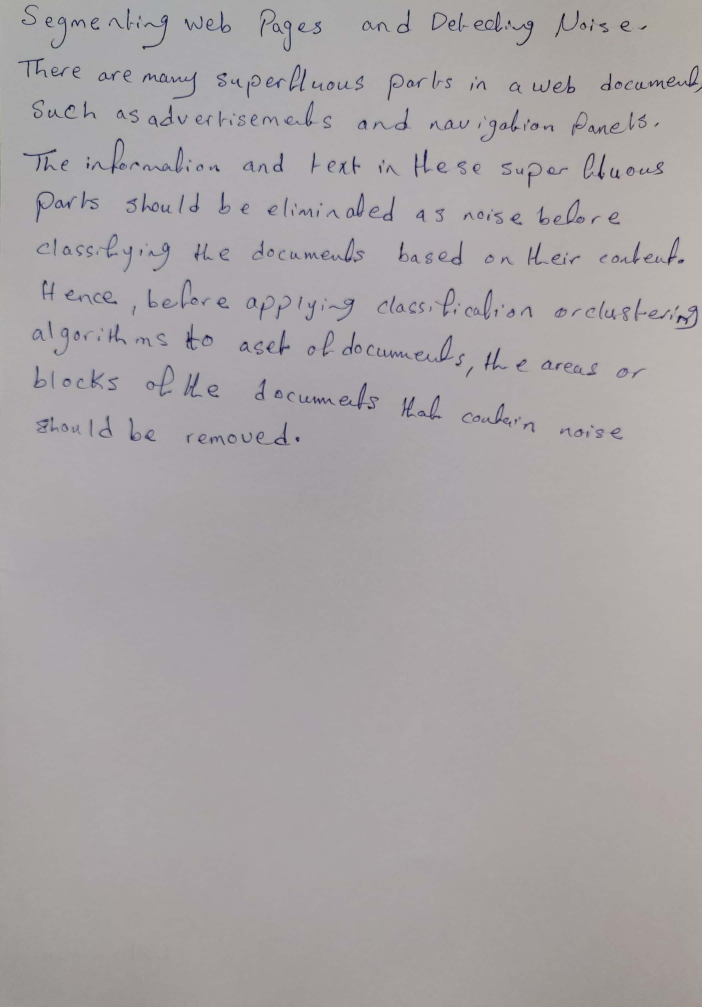
#> input picture testData/Females/F126.jpg, 2104 x 3020 px, given as the content of the folder D:/third year/2st term/NN/project/dataSet/test/, which was not available (shown at 1/3 size)
$ jupyter execute --allow-errors handwritten.ipynb
#> lines starting #> are read from the running program, lines starting #| are printed output that depends on the picture; after the words box and inside, x2 and y2 are one past the last pixel; in counts of white or black regions, pixels touching at a corner belong together; pictures that were not available may be replaced by others from this repository, and a replacement may not be noted
#> further down, image is the input picture: shape (3020, 2104, 3); mean B, G, R 165.4, 164.1, 168.6
### LocalBinaryPattern.py
# import the necessary packages
from skimage import feature
import numpy as np
class LocalBinaryPatterns:
	def __init__(self, numPoints, radius):
		# store the number of points and radius
		self.numPoints = numPoints
		self.radius = radius
	# [14 lines left out: function describe, not called in this run]

### handwritten.ipynb
[cell 1]
import sys
import os
from skimage.feature import hog
from skimage import feature
from LocalBinaryPattern import LocalBinaryPatterns
import numpy as np
import matplotlib.pyplot as plt
import cv2


import pandas as pd
from skimage.transform import resize
from skimage.io import imread

from sklearn.svm import LinearSVC
from imutils import paths
from sklearn import svm
from sklearn.metrics import classification_report
from sklearn.metrics import accuracy_score
from sklearn.model_selection import GridSearchCV
from sklearn.metrics import confusion_matrix
from sklearn.model_selection import train_test_split
import argparse
import cv2
import os
import pickle
# from .._shared.utils import check_nD
# from ._texture import (_glcm_loop,
#                        _local_binary_pattern,
#                        _multiblock_lbp)
np.set_printoptions(threshold=sys.maxsize)

#> (a cell that did not finish here is left out)

[cell 3]
def normalize_image(inputImage , standardBackgroundSize , outputImageSize):
    img = inputImage.astype(np.uint8)


    max_r, max_c = standardBackgroundSize
    out_r, out_c = outputImageSize


    #blurred_image = cv2.GaussianBlur(img,(5,5),0)


    threshold, binarized_image = cv2.threshold(img, 0, 255, cv2.THRESH_BINARY_INV + cv2.THRESH_OTSU)
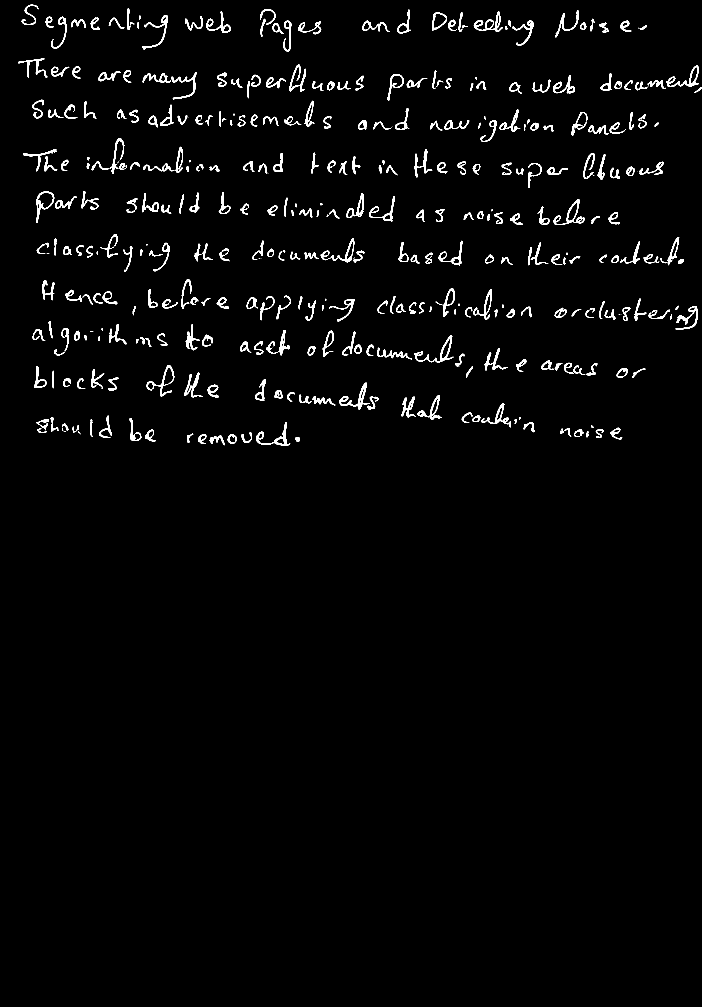
#> binarized_image: shape (3020, 2104) (shown at 1/3 size); 2.1% white; 429 white regions (54 under 20 px), largest, box (x1, y1, x2, y2) and area: (1017, 1148, 1109, 1229) 1415, (768, 1266, 871, 1336) 1287, (1660, 597, 1754, 675) 1249
#> threshold = 126
    cv2.imwrite('D:/third year/2st term/NN/project/M.jpg',binarized_image)

    r, c = np.where(binarized_image == 0)

    r_center = int(r.mean() - r.min())
#> r_center = 1527
    c_center = int(c.mean() - c.min())
#> c_center = 1052


    cropped = img[r.min(): r.max(), c.min(): c.max()]


    img_r, img_c = cropped.shape

    r_start = max_r // 2 - r_center
#> r_start = 473
    c_start = max_c // 2 - c_center
#> c_start = 448


    if img_r > max_r:
        print ('Warning: cropping image. The signature should be smaller than the canvas size')
        r_start = 0
        difference = img_r - max_r
        crop_start = difference // 2
        cropped = cropped[crop_start:crop_start + max_r, :]
        img_r = max_r
    else:
        extra_r = (r_start + img_r) - max_r
#> extra_r = -508

        if extra_r > 0:
            r_start -= extra_r
        if r_start < 0:
            r_start = 0


    if img_c > max_c:
        print ('Warning: cropping image. The signature should be smaller than the canvas size')
        c_start = 0
        difference = img_c - max_c
        crop_start = difference // 2
        cropped = cropped[:, crop_start:crop_start + max_c]
        img_c = max_c
    else:
        extra_c = (c_start + img_c) - max_c
#> extra_c = -449
        if extra_c > 0:
            c_start -= extra_c
        if c_start < 0:
            c_start = 0

    normalized_image = np.ones((max_r, max_c), dtype=np.uint8) * 255

    normalized_image[r_start:r_start + img_r, c_start:c_start + img_c] = cropped
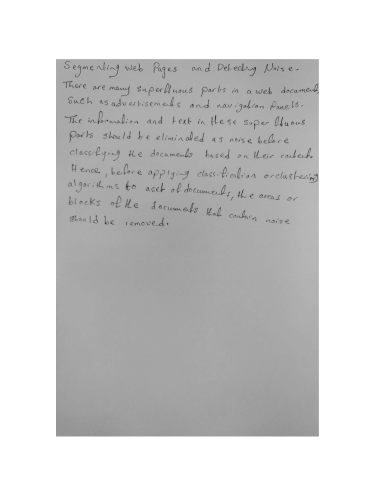
#> normalized_image: shape (4000, 3000) (shown at 1/8 size); min 1, max 255, mean 207.6


    normalized_image[normalized_image > threshold] = 0
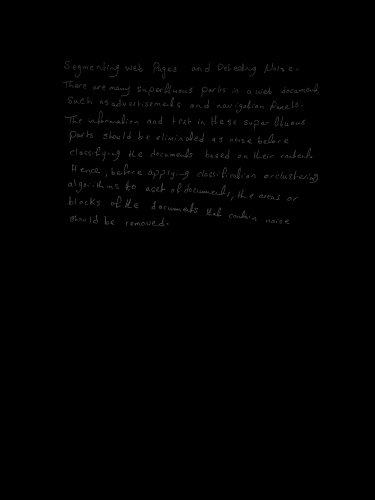
#> normalized_image: shape (4000, 3000) (shown at 1/8 size); min 0, max 126, mean 0.9

    resized = cv2.resize(normalized_image, (out_r, out_c))
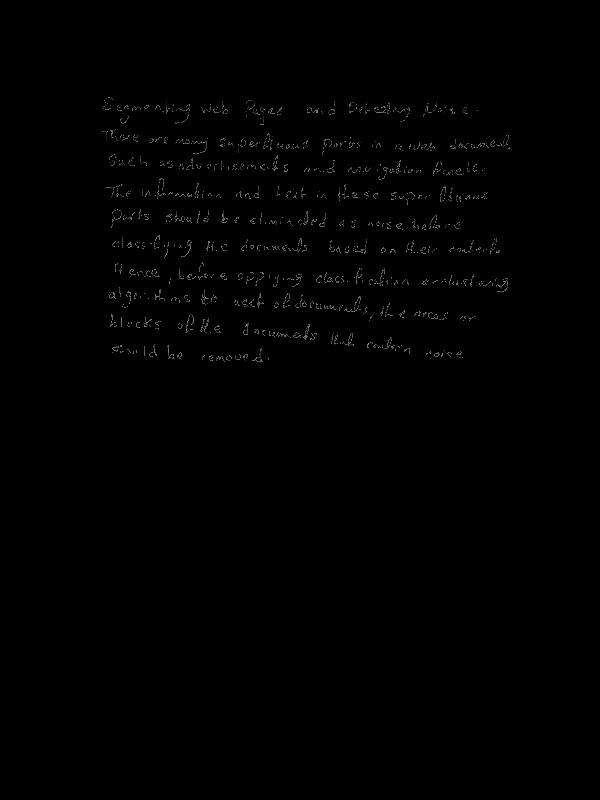
#> resized: shape (800, 600); min 0, max 126, mean 0.9

    scalled = resized / 255.0
    return scalled

[cell 4]
#to  make all same size
i=1
img_resized=[]
outfile = open("Test_Data",'wb')
for imagePath in paths.list_images('D:/third year/2st term/NN/project/dataSet/test' + "/"):

    image = cv2.imread(imagePath)
    gray = cv2.cvtColor(image, cv2.COLOR_BGR2GRAY)
    img_resized.append(normalize_image(gray,[4000 , 3000],[600,800]))


pickle.dump(img_resized,outfile)
outfile.close()

[cell 5]
i=1
for imagePath in paths.list_images('D:/third year/2st term/NN/project/dataSet/Male' + "/"):
    print(imagePath)
    image = cv2.imread(imagePath)
    gray = cv2.cvtColor(image, cv2.COLOR_BGR2GRAY)
    img_resized = normalize_image(gray,[4000 , 3000],[600,800])
    cv2.imwrite('D:/third year/2st term/NN/project/dataSetSized/Male/M'+str(i)+'.jpg',img_resized)
    i+=1
    print(i)
    break

[cell 6]
def compute_LBP():
    numberOfPoints = 24
    radius = 8
    # initialize the local binary patterns descriptor along with
    # the data and label lists
    desc = LocalBinaryPatterns(numberOfPoints, radius)
    train_data_arr = []
    train_labels_arr = []
    test_data_arr = []
    test_labels_arr = []
    predictions_arr = []


    #train image
    #Initialise labels
    Categories = ['Male_Data', 'Female_Data']
    for i in Categories:
        print(f'loading... category : {i}')
        infile = open(i,'rb')
        imgs = pickle.load(infile)
        infile.close()


        for image in imgs:


	        # load the image, convert it to grayscale, and describe it


            hist = desc.describe(image)
            train_data_arr.append(hist)
            train_labels_arr.append(Categories.index(i))

            # train a Linear SVM on the data
    train_data = np.array(train_data_arr)
    train_label = np.array(train_labels_arr)
    df = pd.DataFrame(train_data)  # dataframe
    df['Target'] = train_label
    x_train = df.iloc[:, :-1]
    y_train = df.iloc[:, -1]  # output data
    param_grid = {'C': [0.1, 1, 10, 100], 'gamma': [0.0001, 0.001, 0.1, 1], 'kernel': ['poly', 'linear', 'rbf', 'sigmoid']}
    svc = svm.SVC()
    model = GridSearchCV(svc, param_grid)
    model.fit(x_train, y_train)
    print(model.best_params_)
    print('The Model is trained well with the given images')

    # loop over the valid images
    print("Compute validation")
    Categories = ['Male_Data', 'Female_Data']
    for i in Categories:
        print(f'loading... category : {i}')
        infile = open(i,'rb')
        imgs = pickle.load(infile)
        infile.close()


        for image in imgs:

            hist = desc.describe(image)
            test_data_arr.append(hist)
            test_labels_arr.append(Categories.index(i))
    # test_labels_arr=[1,1,1,1,1,1,1,1,1,1,0,0,0,0,0,0,0,0,0,0]
    test_data = np.array(test_data_arr)
    test_label = np.array(test_labels_arr)
    df = pd.DataFrame(test_data)  # dataframe
    df['Target'] = test_label
    x_test = df.iloc[:, :-1]  # input data
    y_test = df.iloc[:, -1]  # output data
    predictions = model.predict(x_test)
    print(f"Accuracy : {accuracy_score(predictions, y_test) * 100}%")
    matrix = confusion_matrix(y_test, predictions)
    print('Confusion matrix : \n', matrix)
    print('Classification report : \n', classification_report(y_test,predictions))

    f = open("result.txt", "w+")
    f.write(f"number of points :{numberOfPoints}\n")
    f.write(f"radius :{radius}\n")
    f.write(f"Accuracy : {accuracy_score(predictions, y_test) * 100}%\n")
    f.write(f"Confusion matrix : {matrix}\n")

    f.close()
    print("now testing")
    infile = open("Test_Data",'rb')
    imgs = pickle.load(infile)
    infile.close()
    print(len(imgs))

    for image in imgs:

        hist = desc.describe(image)
        test_data_arr.append(hist)
        test_labels_arr.append(1)
    test_data = np.array(test_data_arr)
    test_label = np.array(test_labels_arr)
    df = pd.DataFrame(test_data)  # dataframe
    df['Target'] = test_label
    x_test = df.iloc[:, :-1]  # input data
    y_test = df.iloc[:, -1]  # output data
    predictions = model.predict(x_test)
    print(predictions)
    print(f"Accuracy : {accuracy_score(predictions, y_test) * 100}%")

$ run again, on testData/Females/F128.jpg
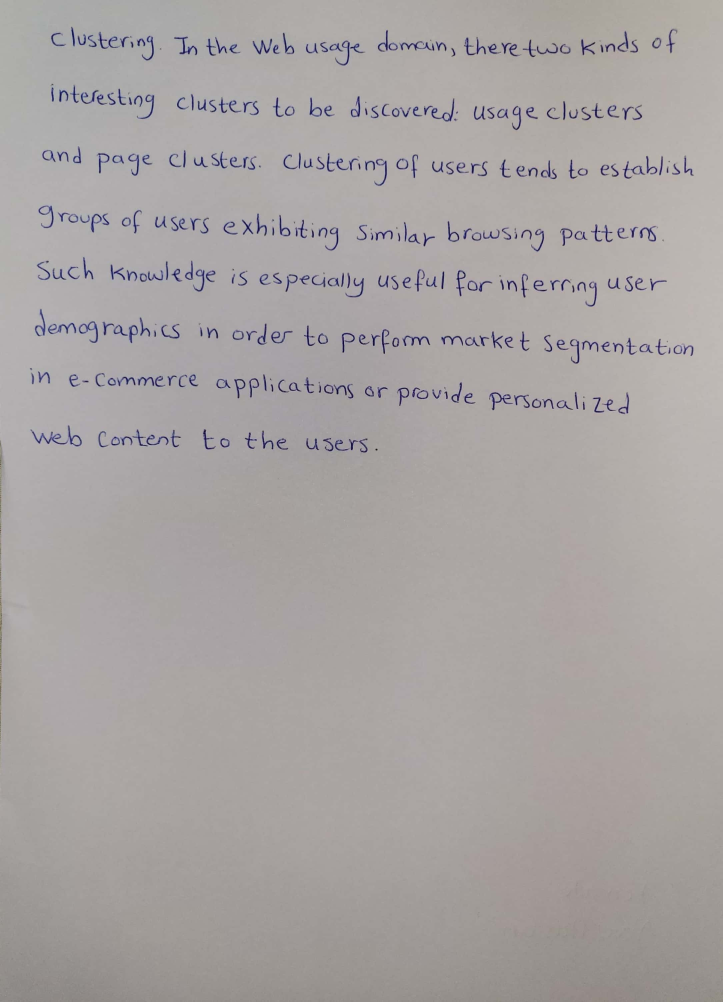
#> input picture testData/Females/F128.jpg, 2168 x 3004 px, given as the content of the folder D:/third year/2st term/NN/project/dataSet/test/, which was not available (shown at 1/3 size)
#> image is the input picture: shape (3004, 2168, 3); mean B, G, R 162.5, 163.5, 168.3
#> in normalize_image, `threshold, binarized_image = cv2.threshold(img, 0, 255, cv2.THRESH_BIN..`:
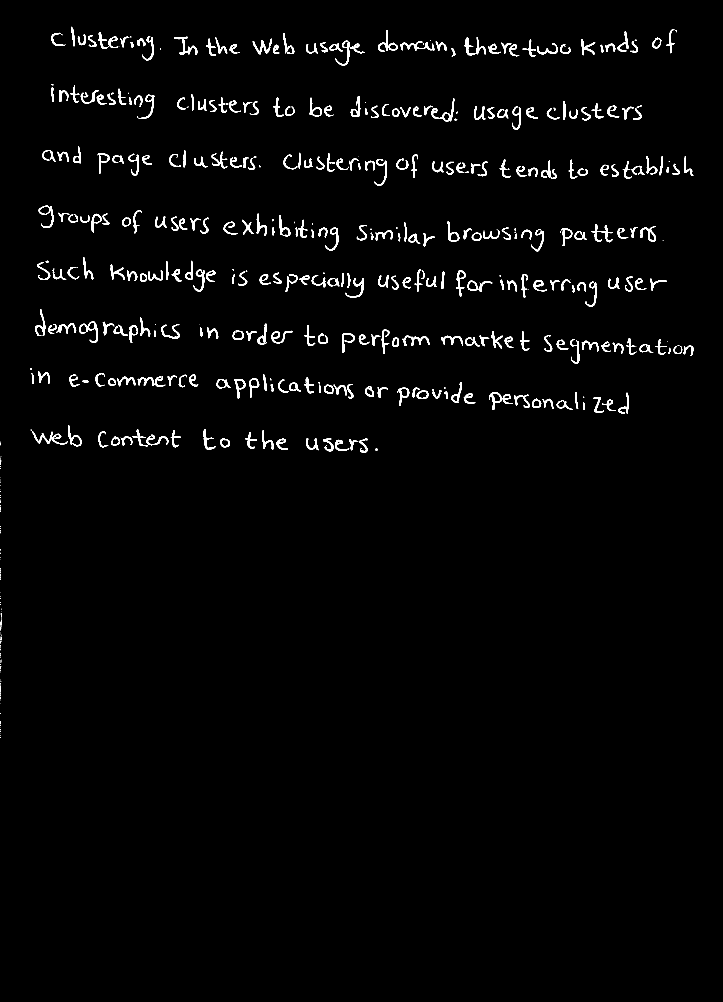
#> binarized_image: shape (3004, 2168) (shown at 1/3 size); 1.8% white; 527 white regions (172 under 20 px), largest, box (x1, y1, x2, y2) and area: (1467, 1177, 1538, 1230) 902, (1295, 295, 1363, 364) 900, (522, 110, 592, 165) 865
#> threshold = 117
#> r_center = 1516
#> c_center = 1084
#> r_start = 484
#> c_start = 416
#> extra_r = -513
#> extra_c = -417
#> in normalize_image, `resized = cv2.resize(normalized_image, (out_r, out_c))`:
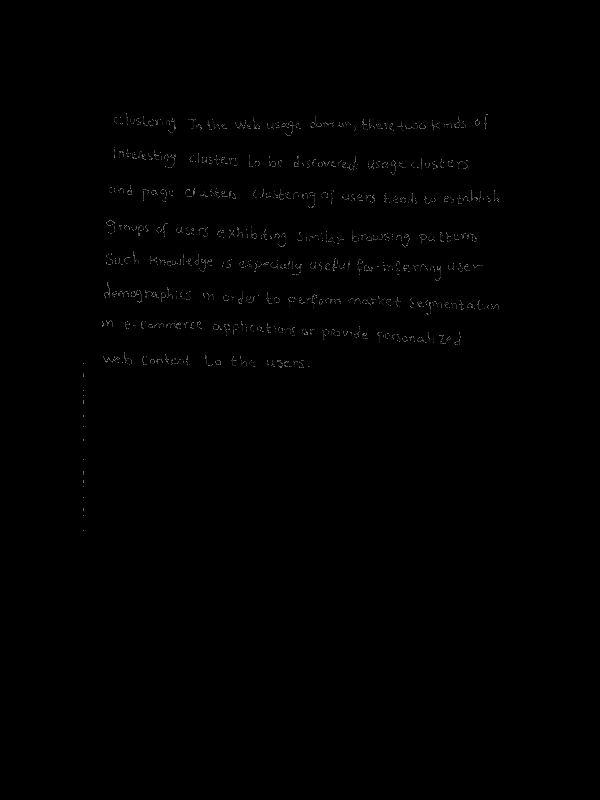
#> resized: shape (800, 600); min 0, max 117, mean 0.7
